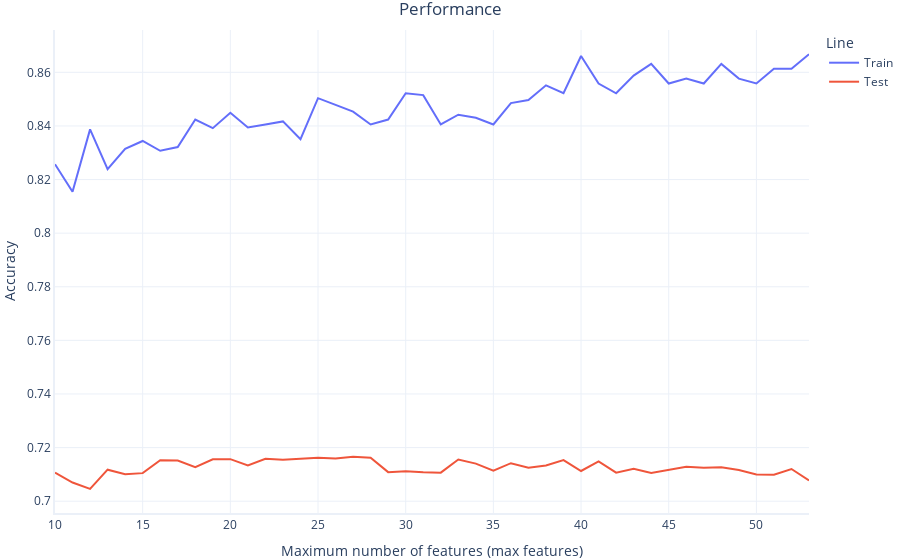

Here is the notebook cell this chart was saved with:
### Code cell
# Shrink the training set temporarily to explore this
# setting with a more normal sample size
full_trainset = train
train = full_trainset[:1000] # limit to 1000 samples

max_features = range(10, len(features) +1)

# Train our models and report their performance
train_accuracies = []
test_accuracies = []

print("Working...")
for cur_max_features in max_features:
    # Prepare the model 
    rf = RandomForestClassifier(n_estimators=50,
                                max_depth=12,
                                max_features=cur_max_features,
                                random_state=2, 
                                verbose=False)
    
    # Train and test the result
    train_accuracy, test_accuracy = fit_and_test_model(rf)

    # Save the results
    test_accuracies.append(test_accuracy)
    train_accuracies.append(train_accuracy)


# Plot results
graphing.line_2D(dict(Train=train_accuracies, Test=test_accuracies), 
                    max_features,
                    label_x="Maximum number of features (max_features)",
                    label_y="Accuracy",
                    title="Performance", show=True)

# Roll back the trainset to the full set
train = full_trainset

### Figure 1 — Plotly figure (JSON) as saved in the notebook; plotly's stock layout.template omitted (floating-point values rounded to 4 significant figures)
{"data": [{"hovertemplate": "Line=Train<br>Maximum number of features (max features)=%{x}<br>Accuracy=%{y}<extra></extra>", "legendgroup": "Train", "marker": {"color": "#636efa", "size": 17, "symbol": "circle"}, "mode": "lines", "name": "Train", "orientation": "v", "showlegend": true, "type": "scatter", "x": [10, 11, 12, 13, 14, 15, 16, 17, 18, 19, 20, 21, 22, 23, 24, 25, 26, 27, 28, 29, 30, 31, 32, 33, 34, 35, 36, 37, 38, 39, 40, 41, 42, 43, 44, 45, 46, 47, 48, 49, 50, 51, 52, 53], "xaxis": "x", "y": [0.8257, 0.8155, 0.8387, 0.8239, 0.8314, 0.8344, 0.8307, 0.8321, 0.8424, 0.8392, 0.8449, 0.8394, 0.8406, 0.8417, 0.8351, 0.8504, 0.8479, 0.8453, 0.8406, 0.8424, 0.8522, 0.8515, 0.8406, 0.8442, 0.8431, 0.8406, 0.8485, 0.8497, 0.8552, 0.8522, 0.8661, 0.8558, 0.8522, 0.8588, 0.8631, 0.8558, 0.8577, 0.8558, 0.8631, 0.8577, 0.8558, 0.8613, 0.8613, 0.8668], "yaxis": "y"}, {"hovertemplate": "Line=Test<br>Maximum number of features (max features)=%{x}<br>Accuracy=%{y}<extra></extra>", "legendgroup": "Test", "marker": {"color": "#EF553B", "size": 17, "symbol": "circle"}, "mode": "lines", "name": "Test", "orientation": "v", "showlegend": true, "type": "scatter", "x": [10, 11, 12, 13, 14, 15, 16, 17, 18, 19, 20, 21, 22, 23, 24, 25, 26, 27, 28, 29, 30, 31, 32, 33, 34, 35, 36, 37, 38, 39, 40, 41, 42, 43, 44, 45, 46, 47, 48, 49, 50, 51, 52, 53], "xaxis": "x", "y": [0.7107, 0.707, 0.7046, 0.7117, 0.7101, 0.7105, 0.7153, 0.7152, 0.7127, 0.7156, 0.7157, 0.7133, 0.7158, 0.7155, 0.7159, 0.7162, 0.7159, 0.7166, 0.7162, 0.7108, 0.7112, 0.7108, 0.7107, 0.7155, 0.714, 0.7114, 0.7142, 0.7125, 0.7133, 0.7153, 0.7113, 0.7149, 0.7107, 0.7121, 0.7105, 0.7117, 0.7128, 0.7125, 0.7127, 0.7117, 0.71, 0.7099, 0.712, 0.7077], "yaxis": "y"}], "layout": {"legend": {"title": {"text": "Line"}, "tracegroupgap": 0}, "title": {"text": "Performance"}, "xaxis": {"anchor": "y", "domain": [0, 1], "range": [10, 53], "title": {"text": "Maximum number of features (max features)"}}, "yaxis": {"anchor": "x", "domain": [0, 1], "title": {"text": "Accuracy"}}}}
